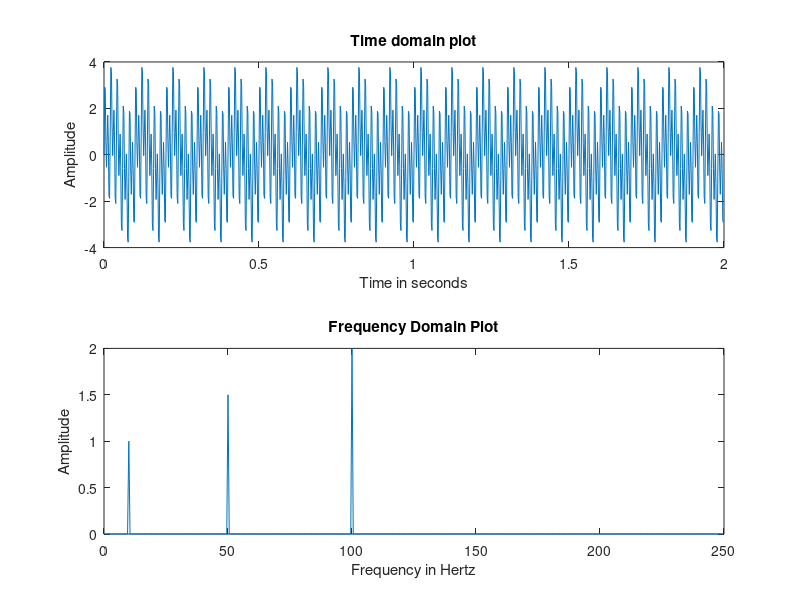
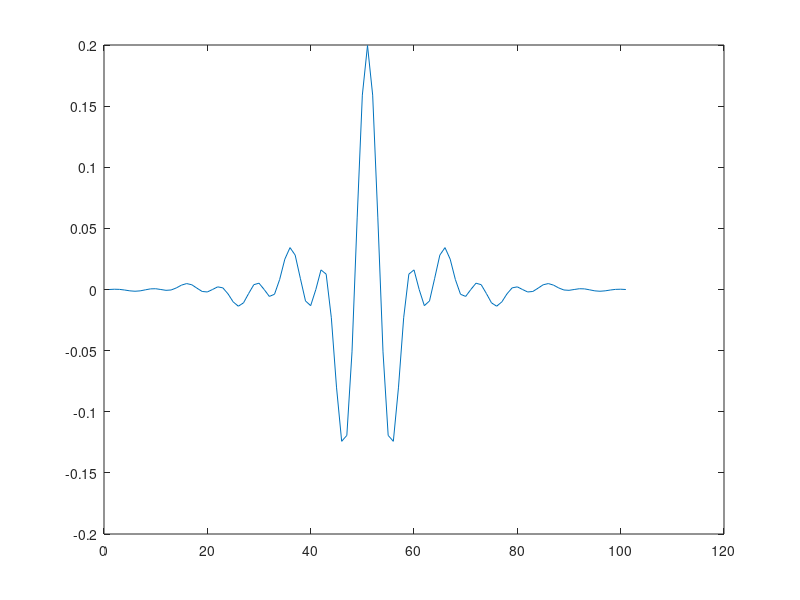
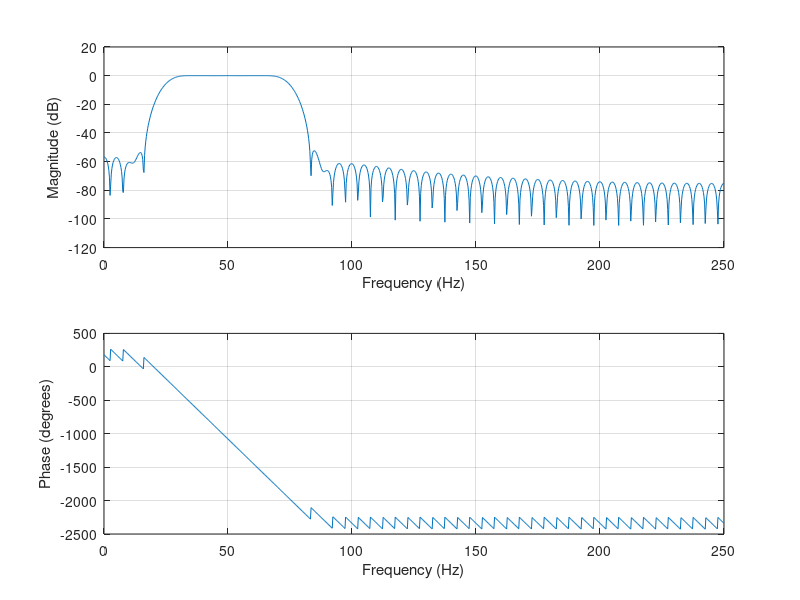
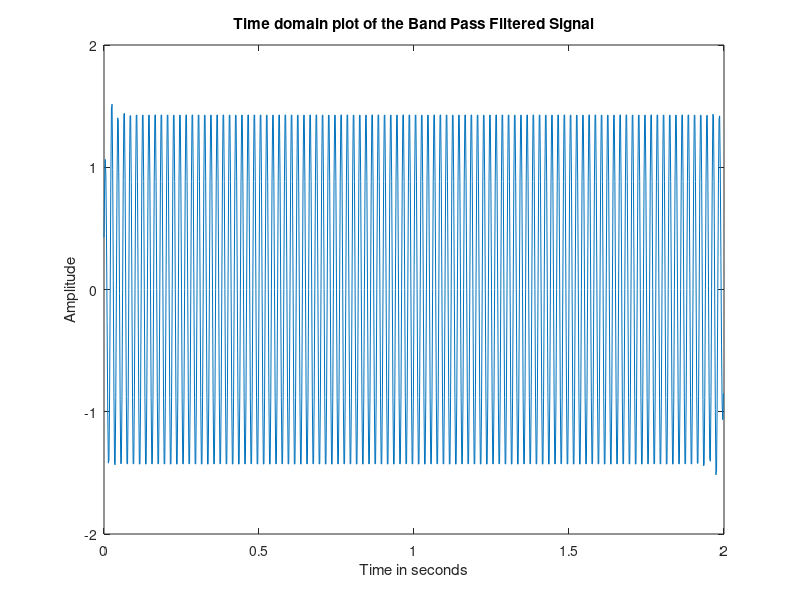

Recreate these plots in MATLAB, in order.
clc 
close all 
clear all 
fs = 500; 
duration =2; 
N = fs*duration; 
t = 0:1/fs:duration - 1/fs; 
f1 =10; 
f2= 50; 
f3= 100; 
x = sin(2*pi*f1*t)+ 1.5*sin(2*pi*f2*t)+2*sin(2*pi*f3*t); 
figure(1); 
subplot(211); 
plot(t,x); 
title('Time domain plot'); 
xlabel('Time in seconds'); 
ylabel('Amplitude'); 
X = fft(x); 
X_oneside = X(1:N/2); 
f= fs*(0: N/2 -1)/N; 
X_meg = abs(X_oneside)/(N/2); 
subplot(212); 
plot(f, X_meg); 
xlabel('Frequency in Hertz'); 
ylabel('Amplitude'); 
title('Frequency Domain Plot'); 
Ntaps = 100; 
fc1= 25;
fc2=75;
wc1 = fc1/(fs/2); 
wc2 = fc2/(fs/2); 
h= fir1(Ntaps, [wc1,wc2], 'bandpass', hamming (Ntaps+1)) 
figure(2); 
plot(h); 
figure(3); 
freqz (h, 1, 1024, fs) 
output1 = conv(x,h, 'same'); 
figure(4); 
plot(t, output1); 
title('Time domain plot of the Band Pass Filtered Signal'); 
xlabel('Time in seconds'); 
ylabel('Amplitude'); 
Output1 =fft(output1); 
Output1_oneside = Output1(1:N/2); 
f = fs*(0: N/2 -1)/N; 
Output1_meg= abs (Output1_oneside)/(N/2); 
figure(5);
plot(f, Output1_meg); 
xlabel('Frequency in Hertz'); 
ylabel('Amplitude'); 
title('Frequency Domain Plot');